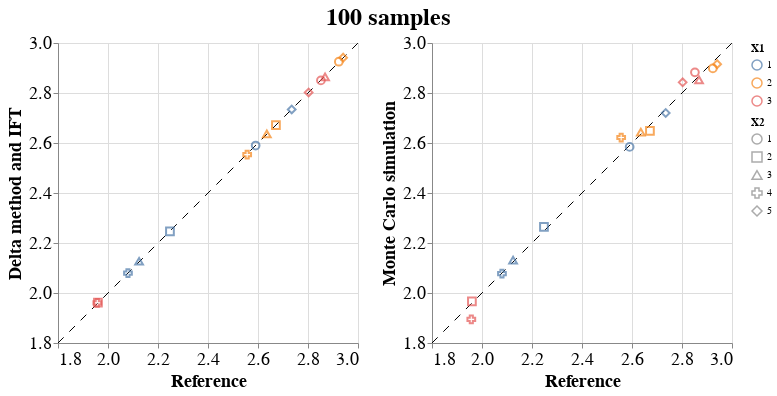

The cell this chart's notebook holds for it:
### Markdown cell above
We compare the raked value of the mean of the observations with the mean of the raked values for each sample of observations.

### Code cell
delta_method = pd.DataFrame({'X1': x1, \
                             'X2': x2, \
                             'delta_method': df_raked.loc[df_raked.Type=='Raked'].Value})
monte_carlo = pd.DataFrame({'X1': x1, \
                          'X2': x2, \
                          'monte_carlo': mean_samples})
reference = pd.DataFrame({'X1': x1, \
                          'X2': x2, \
                          'reference': mean_ref})
df = delta_method.merge(
    monte_carlo, how='inner', on=['X1', 'X2']).merge(
    reference, how='inner', on=['X1', 'X2'])

#min_x = min(df['delta_method'].min(), df['monte_carlo'].min(), df['reference'].min())
#max_x = max(df['delta_method'].max(), df['monte_carlo'].max(), df['reference'].max())
min_x = 1.8
max_x = 3.0

points_delta = alt.Chart(df).mark_point(size=60).encode(
    x=alt.X('reference:Q', scale=alt.Scale(domain=[min_x, max_x], zero=False), axis=alt.Axis(title='Reference')),
    y=alt.Y('delta_method:Q', scale=alt.Scale(domain=[min_x, max_x], zero=False), axis=alt.Axis(title='Delta method and IFT')),
    color=alt.Color('X1:N', legend=alt.Legend(title='X1')),
    shape=alt.Shape('X2:N', legend=alt.Legend(title='X2'))
)

points_samples = alt.Chart(df).mark_point(size=60).encode(
    x=alt.X('reference:Q', scale=alt.Scale(domain=[min_x, max_x], zero=False), axis=alt.Axis(title='Reference')),
    y=alt.Y('monte_carlo:Q', scale=alt.Scale(domain=[min_x, max_x], zero=False), axis=alt.Axis(title='Monte Carlo simulation')),
    color=alt.Color('X1:N', legend=alt.Legend(title='X1')),
    shape=alt.Shape('X2:N', legend=alt.Legend(title='X2'))
)

diagonal = alt.Chart().mark_rule(strokeDash=[8, 8]).encode(
    x=alt.value(0),
    x2=alt.value('width'),
    y=alt.value('height'),
    y2=alt.value(0)
)

chart_delta = (diagonal + points_delta)

chart_samples = (diagonal + points_samples)

chart = alt.hconcat(chart_delta, chart_samples).properties(
    title=str(N) + ' samples',
).configure_title(
    anchor='middle',
    fontSize=24
).configure_axis(
    labelFontSize=18,
    titleFontSize=18
)
chart

### Figure 1 — Vega-Lite specification as saved in the notebook (floating-point values rounded to 4 significant figures)
{"config": {"view": {"continuousWidth": 300, "continuousHeight": 300}, "axis": {"labelFontSize": 18, "titleFontSize": 18}, "title": {"anchor": "middle", "fontSize": 24}}, "hconcat": [{"layer": [{"data": {"name": "empty"}, "mark": {"type": "rule", "strokeDash": [8, 8]}, "encoding": {"x": {"value": 0}, "x2": {"value": "width"}, "y": {"value": "height"}, "y2": {"value": 0}}}, {"data": {"name": "data-54b993c3a179e5a64446d9614c3a4ea6"}, "mark": {"type": "point", "size": 60}, "encoding": {"color": {"field": "X1", "legend": {"title": "X1"}, "type": "nominal"}, "shape": {"field": "X2", "legend": {"title": "X2"}, "type": "nominal"}, "x": {"axis": {"title": "Reference"}, "field": "reference", "scale": {"domain": [1.8, 3.0], "zero": false}, "type": "quantitative"}, "y": {"axis": {"title": "Delta method and IFT"}, "field": "delta_method", "scale": {"domain": [1.8, 3.0], "zero": false}, "type": "quantitative"}}}]}, {"layer": [{"data": {"name": "empty"}, "mark": {"type": "rule", "strokeDash": [8, 8]}, "encoding": {"x": {"value": 0}, "x2": {"value": "width"}, "y": {"value": "height"}, "y2": {"value": 0}}}, {"data": {"name": "data-54b993c3a179e5a64446d9614c3a4ea6"}, "mark": {"type": "point", "size": 60}, "encoding": {"color": {"field": "X1", "legend": {"title": "X1"}, "type": "nominal"}, "shape": {"field": "X2", "legend": {"title": "X2"}, "type": "nominal"}, "x": {"axis": {"title": "Reference"}, "field": "reference", "scale": {"domain": [1.8, 3.0], "zero": false}, "type": "quantitative"}, "y": {"axis": {"title": "Monte Carlo simulation"}, "field": "monte_carlo", "scale": {"domain": [1.8, 3.0], "zero": false}, "type": "quantitative"}}}]}], "title": "100 samples", "$schema": "https://vega.github.io/schema/vega-lite/v5.20.1.json", "datasets": {"empty": [{}], "data-54b993c3a179e5a64446d9614c3a4ea6": [{"X1": 1, "X2": 1, "delta_method": 2.59, "monte_carlo": 2.584, "reference": 2.591}, {"X1": 2, "X2": 1, "delta_method": 2.925, "monte_carlo": 2.898, "reference": 2.923}, {"X1": 3, "X2": 1, "delta_method": 2.85, "monte_carlo": 2.883, "reference": 2.852}, {"X1": 1, "X2": 2, "delta_method": 2.247, "monte_carlo": 2.264, "reference": 2.248}, {"X1": 2, "X2": 2, "delta_method": 2.671, "monte_carlo": 2.648, "reference": 2.672}, {"X1": 3, "X2": 2, "delta_method": 1.961, "monte_carlo": 1.967, "reference": 1.96}, {"X1": 1, "X2": 3, "delta_method": 2.127, "monte_carlo": 2.132, "reference": 2.124}, {"X1": 2, "X2": 3, "delta_method": 2.636, "monte_carlo": 2.644, "reference": 2.635}, {"X1": 3, "X2": 3, "delta_method": 2.865, "monte_carlo": 2.853, "reference": 2.868}, {"X1": 1, "X2": 4, "delta_method": 2.08, "monte_carlo": 2.077, "reference": 2.08}, {"X1": 2, "X2": 4, "delta_method": 2.554, "monte_carlo": 2.622, "reference": 2.557}, {"X1": 3, "X2": 4, "delta_method": 1.96, "monte_carlo": 1.894, "reference": 1.957}, {"X1": 1, "X2": 5, "delta_method": 2.734, "monte_carlo": 2.72, "reference": 2.735}, {"X1": 2, "X2": 5, "delta_method": 2.941, "monte_carlo": 2.915, "reference": 2.941}, {"X1": 3, "X2": 5, "delta_method": 2.802, "monte_carlo": 2.843, "reference": 2.803}]}}
